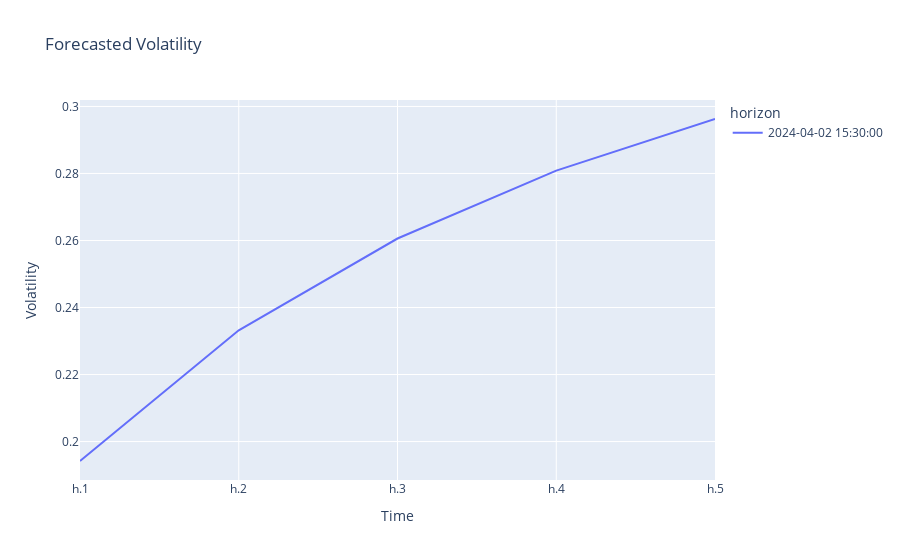

Source (notebook cell):
### Code cell
import plotly.express as px

plot_data = volatility.T
print(plot_data)
plot_data_melted = pd.melt(plot_data.reset_index(), id_vars=[
                           'index'], var_name='horizon', value_name='volatility')
print(plot_data_melted)

fig = px.line(plot_data_melted, x='index', y='volatility',
              color='horizon', title="Forecasted Volatility")
fig.update_xaxes(title_text='Time')
fig.update_yaxes(title_text='Volatility')
fig.show()

### Figure 1 — Plotly figure (JSON) as saved in the notebook; plotly's stock layout.template omitted (floating-point values rounded to 4 significant figures)
{"data": [{"hovertemplate": "horizon=2024-04-02 15:30:00<br>index=%{x}<br>volatility=%{y}<extra></extra>", "legendgroup": "2024-04-02 15:30:00", "line": {"color": "#636efa", "dash": "solid"}, "marker": {"symbol": "circle"}, "mode": "lines", "name": "2024-04-02 15:30:00", "orientation": "v", "showlegend": true, "type": "scatter", "x": ["h.1", "h.2", "h.3", "h.4", "h.5"], "xaxis": "x", "y": [0.1942, 0.2332, 0.2606, 0.2808, 0.2963], "yaxis": "y"}], "layout": {"legend": {"title": {"text": "horizon"}, "tracegroupgap": 0}, "title": {"text": "Forecasted Volatility"}, "xaxis": {"anchor": "y", "domain": [0, 1], "title": {"text": "Time"}}, "yaxis": {"anchor": "x", "domain": [0, 1], "title": {"text": "Volatility"}}}}
